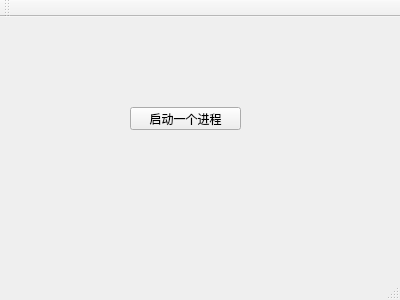
<?xml version="1.0" encoding="UTF-8"?>
<ui version="4.0">
 <class>MainWindow</class>
 <widget class="QMainWindow" name="MainWindow">
  <property name="geometry">
   <rect>
    <x>0</x>
    <y>0</y>
    <width>400</width>
    <height>300</height>
   </rect>
  </property>
  <property name="windowTitle">
   <string>MainWindow</string>
  </property>
  <widget class="QWidget" name="centralWidget">
   <widget class="QPushButton" name="pushButton">
    <property name="geometry">
     <rect>
      <x>130</x>
      <y>90</y>
      <width>111</width>
      <height>23</height>
     </rect>
    </property>
    <property name="text">
     <string>启动一个进程</string>
    </property>
   </widget>
  </widget>
  <widget class="QMenuBar" name="menuBar">
   <property name="geometry">
    <rect>
     <x>0</x>
     <y>0</y>
     <width>400</width>
     <height>23</height>
    </rect>
   </property>
  </widget>
  <widget class="QToolBar" name="mainToolBar">
   <attribute name="toolBarArea">
    <enum>TopToolBarArea</enum>
   </attribute>
   <attribute name="toolBarBreak">
    <bool>false</bool>
   </attribute>
  </widget>
  <widget class="QStatusBar" name="statusBar"/>
 </widget>
 <layoutdefault spacing="6" margin="11"/>
 <resources/>
 <connections/>
</ui>
